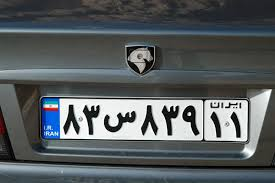
#> input picture data/image5.jpeg, 275 x 183 px
$ python main.py
#> lines starting #> are read from the running program, lines starting #| are printed output that depends on the picture; after the words box and inside, x2 and y2 are one past the last pixel; in counts of white or black regions, pixels touching at a corner belong together
import cv2
from matplotlib import pyplot as plt
import numpy as np
import imutils
import easyocr
img = cv2.imread('data/image5.jpeg')
#> img is the input picture: shape (183, 275, 3); mean B, G, R 95.5, 93.5, 88
plt.imshow(img)
plt.show()
gray = cv2.cvtColor(img, cv2.COLOR_BGR2GRAY)
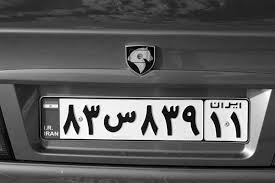
#> gray: shape (183, 275); min 0, max 255, mean 92
plt.imshow(cv2.cvtColor(gray, cv2.COLOR_BGR2RGB))
plt.show()
bfilter = cv2.bilateralFilter(gray, 11, 17, 17) #Noise reduction
edged = cv2.Canny(bfilter, 30, 200) #Edge detection
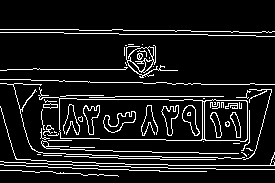
#> edged: shape (183, 275); 10.2% white in thin lines or dots, all inside (x1, y1, x2, y2) = (0, 29, 275, 177)
plt.imshow(cv2.cvtColor(edged, cv2.COLOR_BGR2RGB))
plt.show()
keypoints = cv2.findContours(edged.copy(), cv2.RETR_TREE, cv2.CHAIN_APPROX_SIMPLE)
#> keypoints = 82 contours, 56 with area under 20; largest, box (x1, y1, x2, y2) and area: (38, 87, 248, 142) 7508, (59, 98, 203, 141) 5698, (204, 99, 248, 142) 1720, (126, 45, 178, 78) 466, (129, 47, 153, 72) 313
contours = imutils.grab_contours(keypoints)
#> contours has the same summary as keypoints
contours = sorted(contours, key=cv2.contourArea, reverse=True)[:10]
#> contours = 10 contours; largest, box (x1, y1, x2, y2) and area: (38, 87, 248, 142) 7508, (59, 98, 203, 141) 5698, (204, 99, 248, 142) 1720, (126, 45, 178, 78) 466, (129, 47, 153, 72) 313
location = None
for contour in contours:
    approx = cv2.approxPolyDP(contour, 10, True)
    if len(approx) == 4:
        location = approx
        break
#> this loop made 2 passes
#> location on pass 2: [[59, 99], [201, 100], [202, 138], [61, 138]]
mask = np.zeros(gray.shape, np.uint8)
new_image = cv2.drawContours(mask, [location], 0,255, -1)
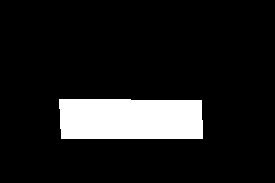
#> new_image: shape (183, 275); 11.2% white; 1 white region, box (x1, y1, x2, y2) and area: (59, 99, 203, 139) 5628
new_image = cv2.bitwise_and(img, img, mask=mask)
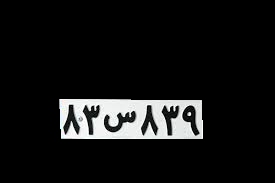
#> new_image: shape (183, 275, 3); mean B, G, R 20.1, 20.2, 19.9
plt.imshow(cv2.cvtColor(new_image, cv2.COLOR_BGR2RGB))
plt.show()
(x,y) = np.where(mask==255)
#> x = 5628 values from 99 to 138; y = 5628 values, max 202 at index 3063, min 59 at index 0, mean 130.3
(x1, y1) = (np.min(x), np.min(y))
#> x1 = 99; y1 = 59
(x2, y2) = (np.max(x), np.max(y))
#> x2 = 138; y2 = 202
cropped_image = gray[x1:x2+1, y1:y2+1]
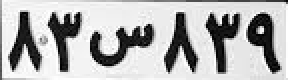
#> cropped_image: shape (40, 144) (shown 2 times larger); min 0, max 255, mean 178.3
plt.imshow(cv2.cvtColor(cropped_image, cv2.COLOR_BGR2RGB))
plt.show()
#> (the run stopped early here; a loop or call above may not have finished)
